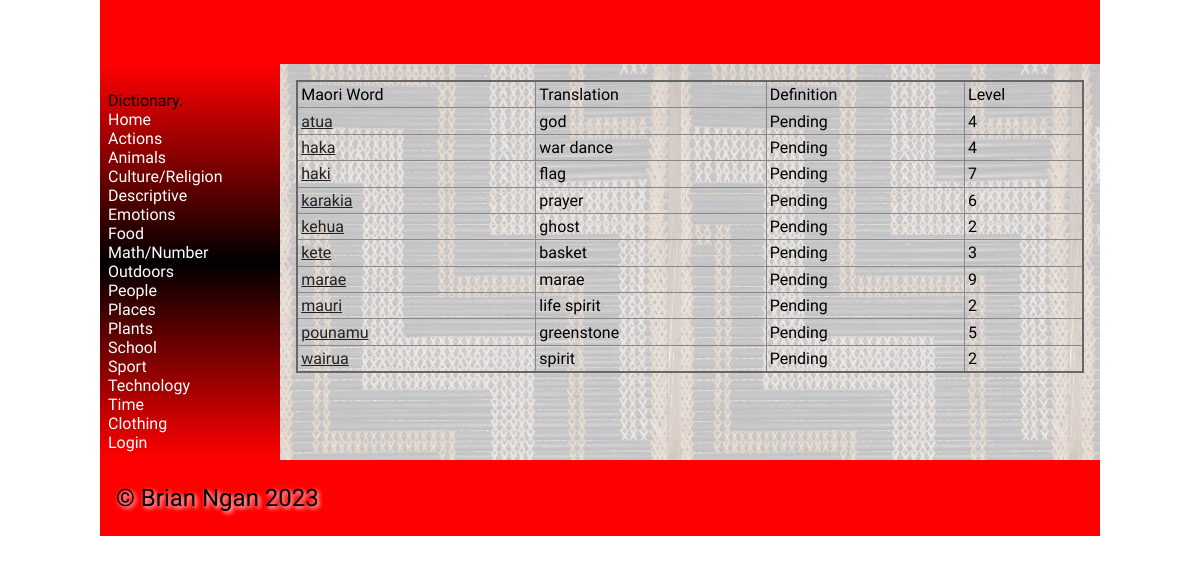
The page /category/3 on the database its author committed.
### tables this page shows
CREATE TABLE categories
(
    id       integer
        primary key autoincrement,
    category varchar(30)
);

CREATE TABLE "vocab_list"
(
    id                  integer
        primary key autoincrement,
    maori_word          varchar default 30,
    english_translation varchar default 30,
    category            integer,
    definition          varchar default 500,
    level               integer,
    image               varchar(60),
    author              integer,
    last_edit_time      varchar(50)
);

### flaskProject/app.py (the view)
@app.route('/category/<cat_id>')
def render_words(cat_id):
    con = create_connection(DATABASE)
    cur = con.cursor()
    query = "SELECT * FROM vocab_list WHERE category = ?"
    cur.execute(query, (cat_id,))
    words_list = cur.fetchall()
    return render_template('dictionary.html', logged_in=logged_in_checker(), categories=get_all_category(),
                           words=words_list)

### flaskProject/app.py (called while the page is built)
def create_connection(db_file):
    try:
        connection = sqlite3.connect(db_file)
        return connection
    except Error as e:
        print(e)
    return None

def logged_in_checker():
    if session.get('email') is None:
        return None
    elif session.get('user_type') == 1:
        return 0
    elif session.get('user_type') == 2:
        return 1

def get_all_category():
    con = create_connection(DATABASE)
    cur = con.cursor()
    query = "SELECT * FROM categories"
    cur.execute(query, )
    return cur.fetchall()

### flaskProject/templates/dictionary.html (shortened to what this page needs)
{% extends "base.html" %}
{% block main %}
<div class="word-block">
    <table>
        <thead>
            <tr>
                <td>Maori Word</td>
                <td>Translation</td>
                <td>Definition</td>
                <td>Level</td>
            </tr>
        </thead>
        <tbody>
        {% for word in words %}
            <tr>
                <td><a href="/worddisplay/{{word[0]}}">{{ word[1] }}</a></td>
                <td>{{ word[2] }}</td>
                <td>{{ word[4] }}</td>
                <td>{{ word[5] }}</td>
            </tr>
        {% endfor %}
        </tbody>
    </table>
</div>
{% endblock %}

### flaskProject/templates/base.html (shortened to what this page needs)
<!doctype html>
<html lang="en">
<head>
	<link href="{{ url_for('static', filename='css/style.css') }}" rel="stylesheet">
</head>
<body>
	<div id="container">
		<header>
			<h1>{% block heading %}{% endblock %}</h1>
		</header>
		<nav>
			<div class="container">
				<div class="navbar-brand">Dictionary.</div>
					<div class="navbar-links">
						<a href="/">Home</a><br>
                        {% for category in categories %}
                        <a href="/category/{{ category[0] }}">{{ category[1] }}</a><br>
                        {% endfor %}
						{% if logged_in == None %}
						<a href="/login">Login</a>
						{% else %}
						<a href="/logout">Logout</a>
						{%endif%}
					</div>
			</div>
		</nav>
		<main>
            {% block main%}{% endblock %}
        </main>
		<footer>
			<p>
				&copy; Brian Ngan 2023
			</p>
		</footer>
	</div>
</body>
</html>

### flaskProject/static/css/style.css (style rules this page uses)
* { font-family: Comfortaa, sans-serif; margin: 0; padding: 0; box-sizing: border-box; }
#container { display: grid; grid-template-columns: 75px auto; grid-template-areas: 'nav header' 'main main' 'footer footer'; }
header { grid-area: header; background-color: #f00; padding: 1rem; }
nav { grid-area: nav; }
main { grid-area: main; padding: 1rem; background-color: #edd; }
h1, h2, h3, h4 { padding: 1rem 0; font-family: 'Suez One', serif; color: #000; text-shadow: 2px 2px 4px #fff; }
p { padding: 0.5rem 0; }
a { color: #222; }
table { width: 100%; border: 2px solid #666; border-collapse: collapse; }
th, td { border: 1px solid #888; padding: 0.2rem; text-align: left; }
footer { grid-area: footer; padding: 1rem; background-color: #f00; }
footer p { color: #000; text-shadow: 2px 2px 4px #fff; font-size: 1.5rem; }
@media only screen and (min-width: 768px) { #container { grid-template-columns: 180px auto; grid-template-areas: 'header header' 'nav main' 'footer footer'; } }
@media only screen and (min-width: 768px) { nav { background: linear-gradient(180deg, rgba(255,0,0,1) 0%, rgba(0, 0, 0, 1) 50%, rgba(255,0,0,1) 100%); padding: 0.5rem; } }
@media only screen and (min-width: 768px) { nav a { color: #fff; text-decoration: none; } }
@media only screen and (min-width: 768px) { main { background-image: url('/poutama.jpg'); } }
@media only screen and (min-width: 1000px) { #container { width: 1000px; margin: auto; } }

### rows shown on the page
categories: category "Actions"
categories: category "Animals"
categories: category "Culture/Religion"
categories: category "Descriptive"
categories: category "Emotions"
categories: category "Food"
categories: category "Math/Number"
categories: category "Outdoors"
categories: category "People"
categories: category "Places"
categories: category "Plants"
categories: category "School"
categories: category "Sport"
categories: category "Technology"
categories: category "Time"
categories: category "Clothing"
vocab_list: maori_word "atua", english_translation "god", definition "Pending", level "4"
vocab_list: maori_word "haka", english_translation "war dance", definition "Pending", level "4"
vocab_list: maori_word "haki", english_translation "flag", definition "Pending", level "7"
vocab_list: maori_word "karakia", english_translation "prayer", definition "Pending", level "6"
vocab_list: maori_word "kehua", english_translation "ghost", definition "Pending", level "2"
vocab_list: maori_word "kete", english_translation "basket", definition "Pending", level "3"
vocab_list: maori_word "marae", english_translation "marae", definition "Pending", level "9"
vocab_list: maori_word "mauri", english_translation "life spirit", definition "Pending", level "2"
vocab_list: maori_word "pounamu", english_translation "greenstone", definition "Pending", level "5"
vocab_list: maori_word "wairua", english_translation "spirit", definition "Pending", level "2"
